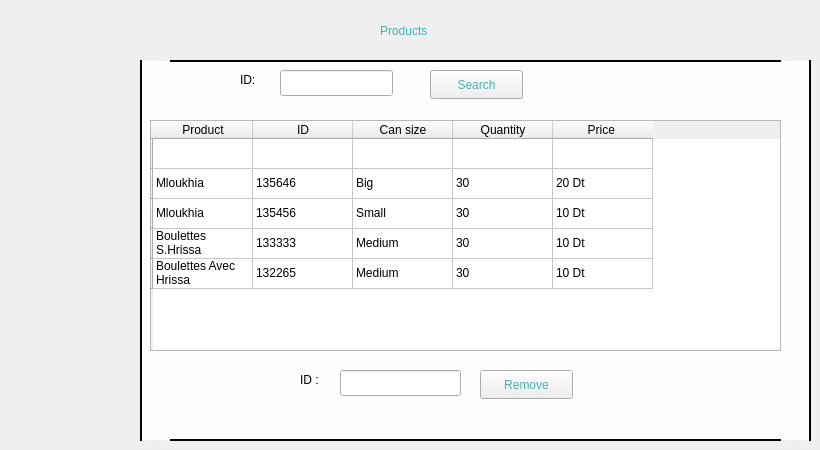
        <widget class="QWidget" name="tab_4">
         <property name="styleSheet">
          <string notr="true">#PRODUCTS
{font: 700 26pt &quot;Berlin Sans FB Demi&quot;;
color:#42b5b2;
}

#box5
{
background-color:#fefeff;
border-radius:30px #040301;
	border: 2px solid #040301;
}
#cansize2
{font: 700 10pt &quot;Berlin Sans FB Demi&quot;;
}
#idprod
{font: 700 10pt &quot;Berlin Sans FB Demi&quot;;
}
#quantity2
{font: 700 10pt &quot;Berlin Sans FB Demi&quot;;
}
#productdone
{font: 700 10pt &quot;Berlin Sans FB Demi&quot;;
}
#remove
{color: #42b5b2; 
font: 12pt &quot;Berlin Sans FB&quot;;
}
#search_2
{color: #42b5b2; 
font: 12pt &quot;Berlin Sans FB&quot;;
}
</string>
         </property>
         <attribute name="title">
          <string>Consult</string>
         </attribute>
         <widget class="QWidget" name="box5" native="true">
          <property name="geometry">
           <rect>
            <x>140</x>
            <y>60</y>
            <width>671</width>
            <height>381</height>
           </rect>
          </property>
          <widget class="QLabel" name="label_36">
           <property name="geometry">
            <rect>
             <x>100</x>
             <y>10</y>
             <width>31</width>
             <height>20</height>
            </rect>
           </property>
           <property name="text">
            <string>ID:</string>
           </property>
          </widget>
          <widget class="QLineEdit" name="lineEdit_5">
           <property name="geometry">
            <rect>
             <x>140</x>
             <y>10</y>
             <width>113</width>
             <height>26</height>
            </rect>
           </property>
          </widget>
          <widget class="QPushButton" name="search_2">
           <property name="geometry">
            <rect>
             <x>290</x>
             <y>10</y>
             <width>93</width>
             <height>29</height>
            </rect>
           </property>
           <property name="text">
            <string>Search</string>
           </property>
          </widget>
          <widget class="QLabel" name="label_51">
           <property name="geometry">
            <rect>
             <x>160</x>
             <y>310</y>
             <width>31</width>
             <height>20</height>
            </rect>
           </property>
           <property name="text">
            <string>ID :</string>
           </property>
          </widget>
          <widget class="QLineEdit" name="lineEdit_7">
           <property name="geometry">
            <rect>
             <x>200</x>
             <y>310</y>
             <width>121</width>
             <height>26</height>
            </rect>
           </property>
          </widget>
          <widget class="QPushButton" name="remove">
           <property name="geometry">
            <rect>
             <x>340</x>
             <y>310</y>
             <width>93</width>
             <height>29</height>
            </rect>
           </property>
           <property name="text">
            <string>Remove</string>
           </property>
          </widget>
          <widget class="QTableWidget" name="tableWidget_6">
           <property name="geometry">
            <rect>
             <x>10</x>
             <y>60</y>
             <width>631</width>
             <height>231</height>
            </rect>
           </property>
           <property name="styleSheet">
            <string notr="true">font: 700 10pt &quot;Berlin Sans FB Demi&quot;;</string>
           </property>
           <row>
            <property name="text">
             <string/>
            </property>
           </row>
           <row>
            <property name="text">
             <string/>
            </property>
           </row>
           <row>
            <property name="text">
             <string/>
            </property>
           </row>
           <row>
            <property name="text">
             <string/>
            </property>
           </row>
           <row>
            <property name="text">
             <string/>
            </property>
           </row>
           <column>
            <property name="text">
             <string>Product</string>
            </property>
           </column>
           <column>
            <property name="text">
             <string>ID</string>
            </property>
           </column>
           <column>
            <property name="text">
             <string>Can size</string>
            </property>
           </column>
           <column>
            <property name="text">
             <string>Quantity</string>
            </property>
           </column>
           <column>
            <property name="text">
             <string>Price </string>
            </property>
           </column>
           <item row="1" column="0">
            <property name="text">
             <string>Mloukhia </string>
            </property>
           </item>
           <item row="1" column="1">
            <property name="text">
             <string>135646</string>
            </property>
           </item>
           <item row="1" column="2">
            <property name="text">
             <string>Big</string>
            </property>
           </item>
           <item row="1" column="3">
            <property name="text">
             <string>30</string>
            </property>
           </item>
           <item row="1" column="4">
            <property name="text">
             <string>20 Dt</string>
            </property>
           </item>
           <item row="2" column="0">
            <property name="text">
             <string>Mloukhia</string>
            </property>
           </item>
           <item row="2" column="1">
            <property name="text">
             <string>135456</string>
            </property>
           </item>
           <item row="2" column="2">
            <property name="text">
             <string>Small</string>
            </property>
           </item>
           <item row="2" column="3">
            <property name="text">
             <string>30</string>
            </property>
           </item>
           <item row="2" column="4">
            <property name="text">
             <string>10 Dt</string>
            </property>
           </item>
           <item row="3" column="0">
            <property name="text">
             <string>Boulettes S.Hrissa</string>
            </property>
           </item>
           <item row="3" column="1">
            <property name="text">
             <string>133333</string>
            </property>
           </item>
           <item row="3" column="2">
            <property name="text">
             <string>Medium</string>
            </property>
           </item>
           <item row="3" column="3">
            <property name="text">
             <string>30</string>
            </property>
           </item>
           <item row="3" column="4">
            <property name="text">
             <string>10 Dt</string>
            </property>
           </item>
           <item row="4" column="0">
            <property name="text">
             <string>Boulettes Avec Hrissa</string>
            </property>
           </item>
           <item row="4" column="1">
            <property name="text">
             <string>132265</string>
            </property>
           </item>
           <item row="4" column="2">
            <property name="text">
             <string>Medium</string>
            </property>
           </item>
           <item row="4" column="3">
            <property name="text">
             <string>30</string>
            </property>
           </item>
           <item row="4" column="4">
            <property name="text">
             <string>10 Dt</string>
            </property>
           </item>
          </widget>
         </widget>
         <widget class="QLabel" name="PRODUCTS">
          <property name="geometry">
           <rect>
            <x>380</x>
            <y>0</y>
            <width>191</width>
            <height>61</height>
           </rect>
          </property>
          <property name="text">
           <string>Products </string>
          </property>
         </widget>
        </widget>
